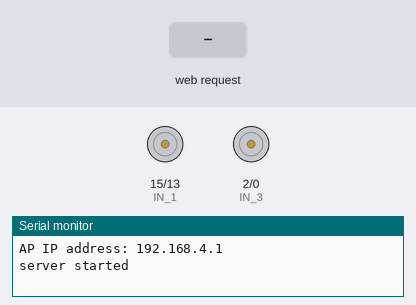
Recording of a program running on a simulated ESP32. On the bench: motor-driver pin pairs drawn as motors (green arrow = first pin HIGH = forward, orange = second pin HIGH = backward, longer = more drive, scaled by the enable pin), the last lines printed to the serial monitor. The test bench sets the inputs (shaded band).

Above: at 2.8 s.
2.9 s: HTTP request GET /formation?f=l received
At 4.1 s:
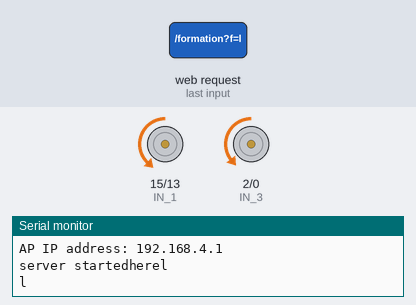
At 9.1 s:
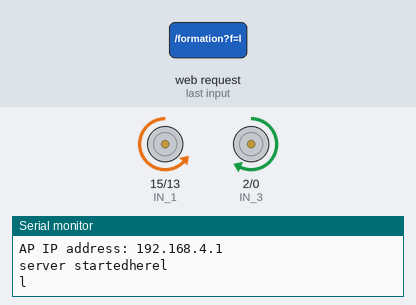
Timing chart, 0 to 17.1 s (numbered marks = the images above; inputs shaded):
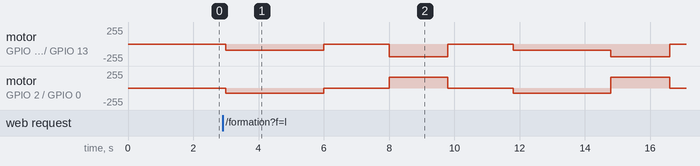

The program:

main.cpp
```cpp
#include <WiFi.h>
#include <WebServer.h>
#include <Wire.h>
#include <ArduinoJson.h>

String command;             //String to store app command state.
int speedCarA = 92;
int speedCarB = 82;
int speedCarAback = 89;
int speedCarBback = 82;
int speedCarAAngle = 188;
int speedCarBAngle = 164;
int speedCar = 100;          // 400 - 1023.
int speed_Coeff = 3;

const char* ssid = "NodeMCU Car";
WebServer server(80);

// 10.8 V -> 98 L & 97 R -> Bot 1
// Bot2 ->
// Pin definitions for ESP32
#define ENA   14          // Enable/speed motors Right        GPIO14
#define ENB   12          // Enable/speed motors Left         GPIO12
#define IN_1  15          // L298N in1 motors Right           GPIO13
#define IN_2  13          // L298N in2 motors Right           GPIO15
#define IN_3  2           // L298N in3 motors Left            GPIO0
#define IN_4  0           // L298N in4 motors Left            GPIO2

void goAhead(int delayS) {
  digitalWrite(IN_1, LOW);
  digitalWrite(IN_2, HIGH);
  analogWrite(ENA, speedCarA);

  digitalWrite(IN_3, LOW);
  digitalWrite(IN_4, HIGH);
  analogWrite(ENB, speedCarB);
  delay(delayS);
}

void goBack(int time) {
  digitalWrite(IN_1, HIGH);
  digitalWrite(IN_2, LOW);
  analogWrite(ENA, speedCarAback);

  digitalWrite(IN_3, HIGH);
  digitalWrite(IN_4, LOW);
  analogWrite(ENB, speedCarBback);
  delay(time);
}

void goRight() {
  digitalWrite(IN_1, LOW);
  digitalWrite(IN_2, HIGH);
  analogWrite(ENA, speedCarAAngle);

  digitalWrite(IN_3, HIGH);
  digitalWrite(IN_4, LOW);
  analogWrite(ENB, speedCarBAngle);
}

void goLeft() {
  digitalWrite(IN_1, HIGH);
  digitalWrite(IN_2, LOW);
  analogWrite(ENA, speedCarAAngle);
  digitalWrite(IN_3, LOW);
  digitalWrite(IN_4, HIGH);
  analogWrite(ENB, speedCarBAngle);
}

void angle(int angles, bool right) {
  int fullCircle = 3650 / 360;
  if(right){
    goRight();
    delay(fullCircle * angles);
  }else {
    goLeft();
    delay(fullCircle * angles);
  }
}

void stopRobot() {
  digitalWrite(IN_1, LOW);
  digitalWrite(IN_2, LOW);

  digitalWrite(IN_3, LOW);
  digitalWrite(IN_4, LOW);
}

void equilateralTriangleBot(){
  goAhead(1500);
  stopRobot();
  delay(3000);
  goBack(1500);
  stopRobot();
}


void moveToRightAngleBot(){
  goAhead(3000);
  stopRobot();
  delay(3000);
  goBack(3000);
  stopRobot();
}

void march(){
  goAhead(3000);
  stopRobot();
  delay(2000);
  angle(180, true);
  stopRobot();

  delay(2000);
  goAhead(3000);
  stopRobot();
  angle(180, true);
  stopRobot();
}

void HTTP_handleRoot() {
  if (server.hasArg("f")) {
    Serial.print("here");
    Serial.println(server.arg("f"));
  }
  command = server.arg("f");
  Serial.println(command);
  if (command == "l") {
    march();
  }
  else if (command == "e") {
    equilateralTriangleBot();
    char myChar = 'e';
  }
  else if (command == "r") {
    moveToRightAngleBot();
    char myChar = 'r';
  }
  else if (command == "d1") {
    speedCarA--;
  }
  else if (command == "d2") {
    speedCarB--;
  }
  else if (command == "i1") {
    speedCarA++;
  }
  else if (command == "i2") {
    speedCarB++;
  }
  else {
    Serial.println("here");
    stopRobot();
  }
  delay(2000);
  server.send(200, "text/html", "received");
  delay(1);
}

void setup() {
  pinMode(ENA, OUTPUT);
  pinMode(ENB, OUTPUT);
  pinMode(IN_1, OUTPUT);
  pinMode(IN_2, OUTPUT);
  pinMode(IN_3, OUTPUT);
  pinMode(IN_4, OUTPUT);

  Serial.begin(115200);

  // Connecting WiFi
  WiFi.mode(WIFI_AP);
  WiFi.softAP(ssid);

  IPAddress myIP = WiFi.softAPIP();
  Serial.print("AP IP address: ");
  Serial.println(myIP);

  // Starting Web-server
  server.on("/formation", HTTP_handleRoot);
  server.onNotFound(HTTP_handleRoot);
  server.begin();
  Serial.print("server started");
}

void loop() {
  server.handleClient();
  delay(1000);
}
```
